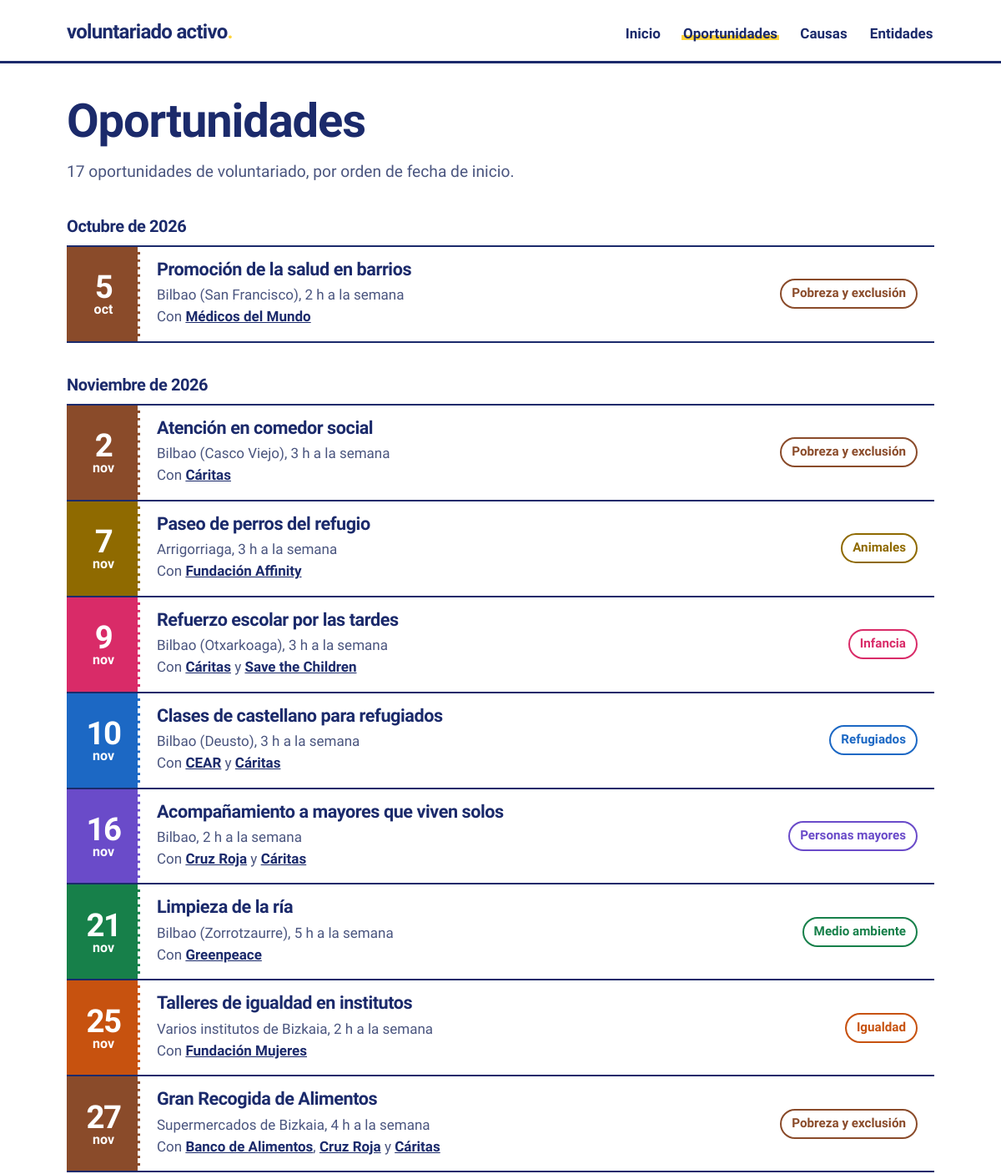
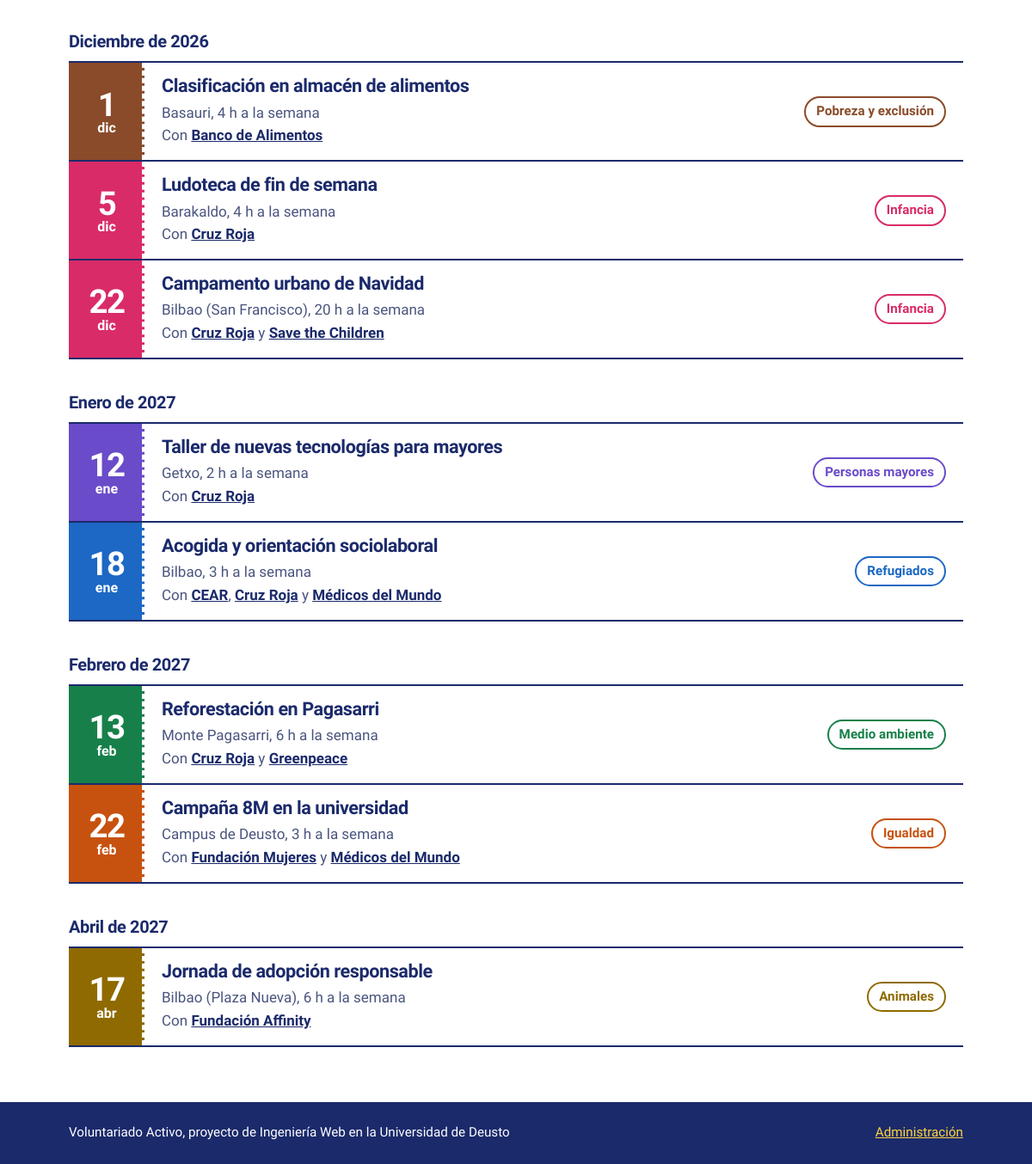
Page /oportunidades/ on the committed database (2 pictures, top to bottom).
### voluntariado/models.py (models this page shows, shortened)
class Oportunidad(models.Model):
    titulo = models.CharField("título", max_length=150)
    descripcion = models.TextField("descripción")
    causa = models.ForeignKey(Causa, on_delete=models.PROTECT, related_name="oportunidades")
    entidades = models.ManyToManyField(Entidad, related_name="oportunidades")
    lugar = models.CharField(max_length=100)
    fecha_inicio = models.DateField("fecha de inicio")
    fecha_fin = models.DateField("fecha de fin", blank=True, null=True)
    horas_semana = models.PositiveSmallIntegerField("horas por semana")
    plazas = models.PositiveSmallIntegerField()
    class Meta:
        ordering = ["fecha_inicio", "titulo"]
        verbose_name_plural = "oportunidades"
    def get_absolute_url(self):
        return reverse("detalle_oportunidad", args=[self.pk])

class Entidad(models.Model):
    nombre = models.CharField(max_length=100, unique=True)
    descripcion = models.TextField("descripción")
    web = models.URLField(blank=True)
    email = models.EmailField("correo de contacto", blank=True)
    class Meta:
        ordering = ["nombre"]
        verbose_name_plural = "entidades"
    def get_absolute_url(self):
        return reverse("detalle_entidad", args=[self.pk])

class Causa(models.Model):
    nombre = models.CharField(max_length=60, unique=True)
    descripcion = models.TextField("descripción")
    class Meta:
        ordering = ["nombre"]
    def get_absolute_url(self):
        return reverse("detalle_causa", args=[self.pk])

### voluntariado/views.py (the view)
# urls.py: path("oportunidades/", views.ListaOportunidades.as_view(), name="lista_oportunidades"),
class ListaOportunidades(ListView):
    queryset = Oportunidad.objects.select_related("causa").prefetch_related("entidades")
    context_object_name = "oportunidades"

### voluntariado/templates/voluntariado/oportunidad_list.html (shortened to what this page needs)
{% extends "voluntariado/base_listado.html" %}
{% block titulo_pagina %}Oportunidades{% endblock %}
{% block entradilla %}{{ oportunidades|length }} oportunidades de voluntariado, por orden de fecha de inicio.{% endblock %}
{% block listado %}
{% regroup oportunidades by fecha_inicio|date:"F \d\e Y" as meses %}
{% for mes in meses %}
    <section class="mes">
        <h2>{{ mes.grouper|capfirst }}</h2>
        <ul class="talones">
            {% for oportunidad in mes.list %}
                {% include "voluntariado/_tarjeta_oportunidad.html" %}
            {% endfor %}
        </ul>
    </section>
{% empty %}
    <p class="vacio">Todavía no hay oportunidades. Añádelas desde la administración.</p>
{% endfor %}
{% endblock %}

### voluntariado/templates/voluntariado/_tarjeta_oportunidad.html
<li class="talon c-{{ oportunidad.causa.nombre|slugify }}">
    <time class="talon__fecha" datetime="{{ oportunidad.fecha_inicio|date:'Y-m-d' }}">
        <span class="talon__dia">{{ oportunidad.fecha_inicio|date:"j" }}</span>
        <span class="talon__mes">{{ oportunidad.fecha_inicio|date:"b" }}</span>
    </time>
    <div class="talon__cuerpo">
        <h3 class="talon__titulo"><a href="{{ oportunidad.get_absolute_url }}">{{ oportunidad.titulo }}</a></h3>
        <p class="talon__dato">{{ oportunidad.lugar }}, {{ oportunidad.horas_semana }} h a la semana</p>
        <p class="talon__dato">Con {% for entidad in oportunidad.entidades.all %}{% if not forloop.first %}{% if forloop.last %} y {% else %}, {% endif %}{% endif %}<a href="{{ entidad.get_absolute_url }}">{{ entidad.nombre }}</a>{% endfor %}</p>
    </div>
    <a class="talon__causa" href="{{ oportunidad.causa.get_absolute_url }}">{{ oportunidad.causa.nombre }}</a>
</li>

### voluntariado/static/voluntariado/css/estilos.css (style rules this page uses)
.c-infancia { --c: #d92b68; }
.c-personas-mayores { --c: #6a4bc9; }
.c-medio-ambiente { --c: #17804a; }
.c-refugiados { --c: #1c68c4; }
.c-igualdad { --c: #c7520f; }
.c-animales { --c: #8f6a00; }
.c-pobreza-y-exclusion { --c: #8a4b2a; }
* { box-sizing: border-box; }
body { margin: 0; display: flex; flex-direction: column; min-height: 100vh; background-color: #ffffff; color: #1b2a6b; font-family: "Bricolage Grotesque", "Segoe UI", system-ui, sans-serif; font-size: 1.0625rem; line-height: 1.55; }
h1, h2, h3 { margin: 0; font-weight: 800; line-height: 1.05; letter-spacing: -0.02em; }
h2 { font-size: 1.75rem; margin-bottom: 1.25rem; }
p { margin: 0 0 1rem; }
a { color: inherit; }
.talones { margin: 0; padding: 0; list-style: none; border-top: 2px solid #1b2a6b; }
.talon { display: grid; grid-template-columns: 5.5rem 1fr auto; align-items: stretch; border-bottom: 2px solid #1b2a6b; }
.talon__fecha { display: flex; flex-direction: column; justify-content: center; align-items: center; padding: 0.9rem 0.5rem; background-color: var(--c, #1b2a6b); color: #ffffff; text-align: center; line-height: 1; }
.talon__dia { font-size: 2.4rem; font-weight: 800; letter-spacing: -0.04em; }
.talon__mes { font-size: 1rem; font-weight: 600; }
.talon__cuerpo { padding: 1rem 1.25rem; border-left: 3px dashed #ffffff; margin-left: -3px; }
.talon__titulo { font-size: 1.35rem; margin-bottom: 0.35rem; }
.talon__titulo a { text-decoration: none; }
.talon__dato a { color: #1b2a6b; font-weight: 600; }
.talon__dato { margin: 0; color: #4a557f; }
.talon__causa { align-self: center; margin-right: 1.25rem; padding: 0.25rem 0.75rem; border: 2px solid var(--c, #1b2a6b); border-radius: 2rem; color: var(--c, #1b2a6b); font-weight: 700; font-size: 0.95rem; text-decoration: none; white-space: nowrap; }
.mes { margin-top: 2.5rem; }
.mes h2 { font-size: 1.25rem; margin-bottom: 0.75rem; }

### rows in the picture
Oportunidad: fecha_inicio "5", fecha_inicio "oct", titulo "Promoción de la salud en barrios", lugar "Bilbao (San Francisco)", horas_semana "2", causa.nombre "Pobreza y exclusión"
Entidad: nombre "Médicos del Mundo", shows "y"
Oportunidad: fecha_inicio "2", fecha_inicio "nov", titulo "Atención en comedor social", lugar "Bilbao (Casco Viejo)", horas_semana "3", causa.nombre "Pobreza y exclusión"
Entidad: nombre "Cáritas", shows "y"
Oportunidad: fecha_inicio "7", fecha_inicio "nov", titulo "Paseo de perros del refugio", lugar "Arrigorriaga", horas_semana "3", causa.nombre "Animales"
Entidad: nombre "Fundación Affinity"
Oportunidad: fecha_inicio "9", fecha_inicio "nov", titulo "Refuerzo escolar por las tardes", lugar "Bilbao (Otxarkoaga)", horas_semana "3", causa.nombre "Infancia"
Entidad: shows "y", nombre "Save the Children"
Oportunidad: fecha_inicio "10", fecha_inicio "nov", titulo "Clases de castellano para refugiados", lugar "Bilbao (Deusto)", horas_semana "3", causa.nombre "Refugiados"
Entidad: nombre "CEAR"
Oportunidad: fecha_inicio "16", fecha_inicio "nov", titulo "Acompañamiento a mayores que viven solos", lugar "Bilbao", horas_semana "2", causa.nombre "Personas mayores"
Entidad: nombre "Cruz Roja"
Oportunidad: fecha_inicio "21", fecha_inicio "nov", titulo "Limpieza de la ría", lugar "Bilbao (Zorrotzaurre)", horas_semana "5", causa.nombre "Medio ambiente"
Entidad: nombre "Greenpeace", shows "y"
Oportunidad: fecha_inicio "25", fecha_inicio "nov", titulo "Talleres de igualdad en institutos", lugar "Varios institutos de Bizkaia", horas_semana "2", causa.nombre "Igualdad"
Entidad: nombre "Fundación Mujeres"
Oportunidad: fecha_inicio "27", fecha_inicio "nov", titulo "Gran Recogida de Alimentos", lugar "Supermercados de Bizkaia", horas_semana "4", causa.nombre "Pobreza y exclusión"
Entidad: nombre "Banco de Alimentos"
Oportunidad: fecha_inicio "1", fecha_inicio "dic", titulo "Clasificación en almacén de alimentos", lugar "Basauri", horas_semana "4", causa.nombre "Pobreza y exclusión"
Oportunidad: fecha_inicio "5", fecha_inicio "dic", titulo "Ludoteca de fin de semana", lugar "Barakaldo", horas_semana "4", causa.nombre "Infancia"
Oportunidad: fecha_inicio "22", fecha_inicio "dic", titulo "Campamento urbano de Navidad", lugar "Bilbao (San Francisco)", horas_semana "20", causa.nombre "Infancia"
Oportunidad: fecha_inicio "12", fecha_inicio "ene", titulo "Taller de nuevas tecnologías para mayores", lugar "Getxo", horas_semana "2", causa.nombre "Personas mayores"
Oportunidad: fecha_inicio "18", fecha_inicio "ene", titulo "Acogida y orientación sociolaboral", lugar "Bilbao", horas_semana "3", causa.nombre "Refugiados"
Oportunidad: fecha_inicio "13", fecha_inicio "feb", titulo "Reforestación en Pagasarri", lugar "Monte Pagasarri", horas_semana "6", causa.nombre "Medio ambiente"
Oportunidad: fecha_inicio "22", fecha_inicio "feb", titulo "Campaña 8M en la universidad", lugar "Campus de Deusto", horas_semana "3", causa.nombre "Igualdad"
Oportunidad: fecha_inicio "17", fecha_inicio "abr", titulo "Jornada de adopción responsable", lugar "Bilbao (Plaza Nueva)", horas_semana "6", causa.nombre "Animales"

### other values in the picture
{{ oportunidades|length }} "17"
{{ mes.grouper|capfirst }} "Octubre de 2026" "Noviembre de 2026" "Diciembre de 2026" "Enero de 2027" "Febrero de 2027" "Abril de 2027"
